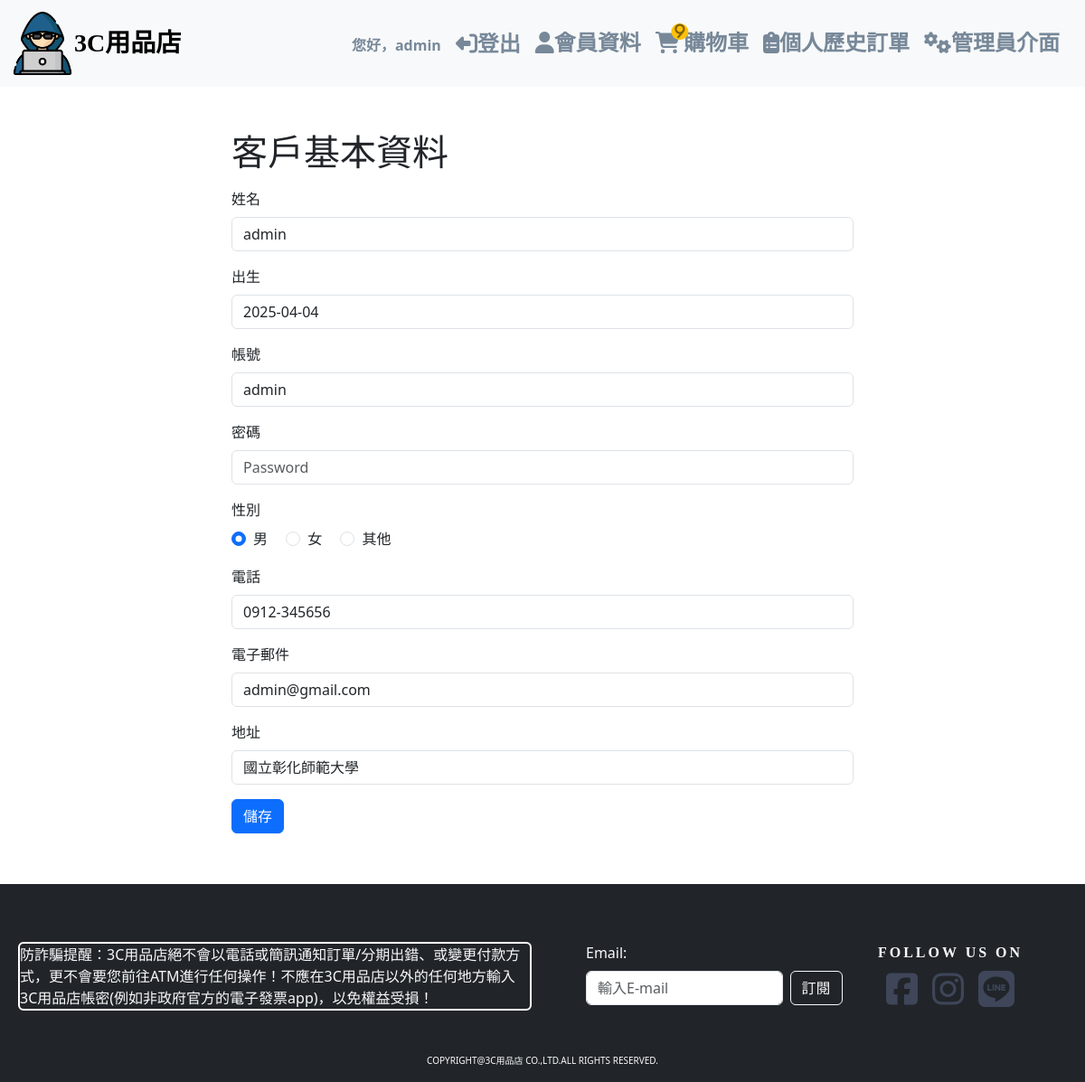
The page /personal_id.php (signed in) on the database its author committed.
### tables this page shows
CREATE TABLE `member` (
  `id` int(11) NOT NULL COMMENT '會員編號',
  `username` varchar(50) NOT NULL COMMENT '登入帳號',
  `password` varchar(255) NOT NULL COMMENT '加密密碼',
  `email` varchar(100) NOT NULL COMMENT '電子郵件',
  `name` varchar(50) DEFAULT NULL COMMENT '姓名',
  `phone` varchar(20) DEFAULT NULL COMMENT '手機號碼',
  `address` text DEFAULT NULL COMMENT '地址',
  `gender` enum('M','F','O') DEFAULT 'O' COMMENT '性別:M=男、F=女、O=其他',
  `birthdate` date DEFAULT NULL COMMENT '生日',
  `created_at` datetime DEFAULT NULL COMMENT '註冊時間',
  `updated_at` datetime DEFAULT NULL ON UPDATE current_timestamp() COMMENT '更新時間',
  `last_login_at` datetime DEFAULT NULL COMMENT '最後登入時間',
  `status` tinyint(1) NOT NULL COMMENT '帳號狀態:1=啟用、0=停用',
  `role` varchar(20) NOT NULL DEFAULT 'user' COMMENT '權限角色'
);

### load_personal_id.php (called while the page is built, shortened)
<?php
    include 'db.php';
    $username = $_SESSION['username'];
    if($username){
        $sql = "SELECT name, birthdate, username, phone, email, address, role, gender FROM member WHERE username = ?";
        $stmt = $conn->prepare($sql);
        $stmt->bind_param("s", $username);
        $stmt->execute();
        $result = $stmt->get_result();
        $user = $result->fetch_assoc();
    }
?>

### personal_id.php (the view, shortened to what this page needs)
<?php include 'load_personal_id.php';?>
<?php include 'head.php';?>
</head>
<body>
  <?php include 'header.php';?>
  <div class="container px-5 py-5">
    <div class="row">
      <div class="col-2"></div>
      <div class="col-8">
        <h1>客戶基本資料</h1>
        <form action="save_user.php" method="post" class="form-horizontal" id="form-personalID">
          <div class="form-group py-2">
            <label for="name" class="form-label">姓名</label>
            <input type="text" name="name" class="form-control" placeholder="ex.王小明" value="<?= htmlspecialchars($user['name'] ?? '')?>" required />
          </div>
          <div class="form-group py-2">
            <label for="birth" class="form-label">出生</label>
            <input type="text" name="birth" placeholder="xxxx-xx-xx" class="form-control" value="<?= htmlspecialchars($user['birthdate'] ?? '')?>" pattern="^((?:19[2-9]\d{1})|(?:20[0-2][0-9]))\-((?:0?[1-9])|(?:1[0-2]))\-((?:0?[1-9])|(?:[1-2][0-9])|30|31)$" />
          </div>
          <div class="form-group py-2">
            <label for="account" class="form-label">帳號</label>
            <input type="text" name="account" placeholder="Account" class="form-control" value="<?= htmlspecialchars($user['username'] ?? '')?>" required readonly/>
          </div>
          <div class="form-group py-2">
            <label for="password" class="form-label">密碼</label>
            <input type="password" name="password" placeholder="Password" class="form-control" minlength="6" required />
          </div>
          <div class="form-group py-2">
            <label class="form-label">性別</label><br>
            <div class="form-check form-check-inline">
              <input class="form-check-input" type="radio" name="gender" id="genderM" value="M" <?= ($user['gender'] ?? '') == 'M' ? 'checked' : '' ?> required>
              <label class="form-check-label" for="genderM">男</label>
            </div>
            <div class="form-check form-check-inline">
              <input class="form-check-input" type="radio" name="gender" id="genderF" value="F" <?= ($user['gender'] ?? '') == 'F' ? 'checked' : '' ?>>
              <label class="form-check-label" for="genderF">女</label>
            </div>
            <div class="form-check form-check-inline">
              <input class="form-check-input" type="radio" name="gender" id="genderO" value="O" <?= ($user['gender'] ?? '') == 'O' ? 'checked' : '' ?>>
              <label class="form-check-label" for="genderO">其他</label>
            </div>
          </div>
          <div class="form-group py-2">
            <label for="phone_number" class="form-label">電話</label>
            <input type="text" name="phone_number" placeholder="09xx-xxxxxx" class="form-control" pattern="09[0-9]{2}-[0-9]{6}" value="<?= htmlspecialchars($user['phone'] ?? '')?>" required/>
          </div>
          <div class="form-group py-2">
            <label for="email" class="form-label">電子郵件</label>
            <input type="email" name="email" placeholder="example@gmail.com" class="form-control" value="<?= htmlspecialchars($user['email'] ?? '')?>" required readonly/>
          </div>
          <div class="form-group py-2">
            <label for="location" class="form-label">地址</label>
            <input type="text" name="location" class="form-control" value="<?= htmlspecialchars($user['address'] ?? '')?>" required/>
          </div>
          <div class="form-group py-2">
            <input type="submit" name="submit-personalID" class="btn btn-primary" value="儲存" />
          </div>
        </form>
      </div>
      <div class="col-2"></div>
    </div>
  </div>
  <?php include 'footer.php';?>
</body>
</html>

### css/style.css (style rules this page uses)
html,body { height:100%; width:100%; margin:0; padding:0; display:flex; flex-direction: column; }

### rows shown on the page
member: name "admin", birth "2025-04-04", account "admin", gender "☑ 男", gender "☐ 女", gender "☐ 其他", phone_number "0912-345656", email "admin@gmail.com", location "國立彰化師範大學"

### other values the page prints
$_SESSION['username'] "admin"
